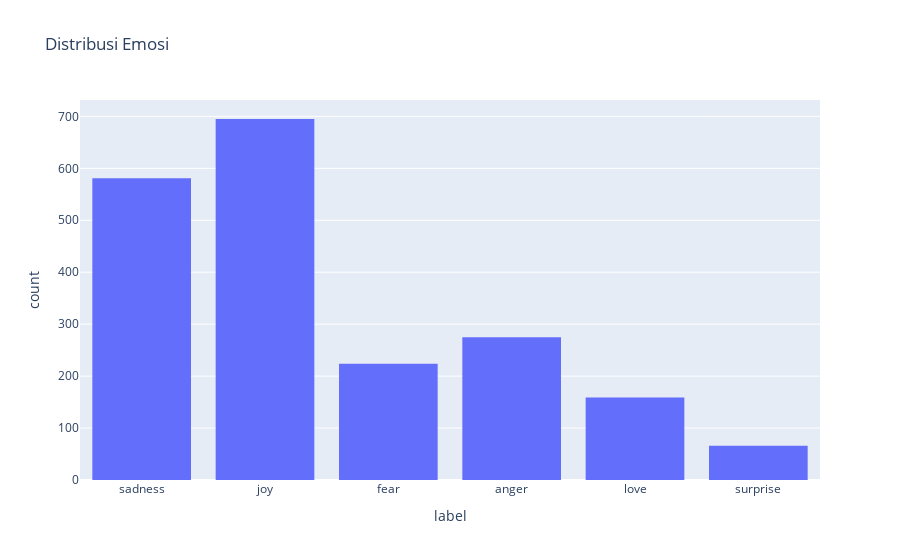

The code cell stored with this chart in its notebook:
### Code cell
fig = px.histogram(data_test, x="label", title="Distribusi Emosi")
fig.show()

### Figure 1 — Plotly figure (JSON) as saved in the notebook; plotly's stock layout.template omitted (floating-point values rounded to 4 significant figures; data arrays with more than 128 entries replaced by an {"elided": "..."} marker saying what was removed)
{"data": [{"alignmentgroup": "True", "bingroup": "x", "hovertemplate": "label=%{x}<br>count=%{y}<extra></extra>", "legendgroup": "", "marker": {"color": "#636efa", "pattern": {"shape": ""}}, "name": "", "offsetgroup": "", "orientation": "v", "showlegend": false, "type": "histogram", "x": {"elided": "2000 str values"}, "xaxis": "x", "yaxis": "y"}], "layout": {"barmode": "relative", "legend": {"tracegroupgap": 0}, "title": {"text": "Distribusi Emosi"}, "xaxis": {"anchor": "y", "domain": [0, 1], "title": {"text": "label"}}, "yaxis": {"anchor": "x", "domain": [0, 1], "title": {"text": "count"}}}}
